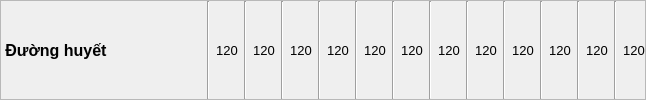
               <widget class="QFrame" name="frame_16">
                <property name="styleSheet">
                 <string notr="true">#frame_16{
border: 1px solid #ccc
}</string>
                </property>
                <property name="frameShape">
                 <enum>QFrame::StyledPanel</enum>
                </property>
                <property name="frameShadow">
                 <enum>QFrame::Raised</enum>
                </property>
                <layout class="QHBoxLayout" name="horizontalLayout_9">
                 <property name="leftMargin">
                  <number>0</number>
                 </property>
                 <property name="topMargin">
                  <number>0</number>
                 </property>
                 <property name="rightMargin">
                  <number>0</number>
                 </property>
                 <property name="bottomMargin">
                  <number>0</number>
                 </property>
                 <item>
                  <widget class="QLabel" name="label_109">
                   <property name="minimumSize">
                    <size>
                     <width>200</width>
                     <height>0</height>
                    </size>
                   </property>
                   <property name="maximumSize">
                    <size>
                     <width>200</width>
                     <height>16777215</height>
                    </size>
                   </property>
                   <property name="font">
                    <font>
                     <pointsize>12</pointsize>
                     <weight>75</weight>
                     <bold>true</bold>
                    </font>
                   </property>
                   <property name="text">
                    <string> Đường huyết</string>
                   </property>
                  </widget>
                 </item>
                 <item>
                  <widget class="Line" name="line_25">
                   <property name="orientation">
                    <enum>Qt::Vertical</enum>
                   </property>
                  </widget>
                 </item>
                 <item>
                  <widget class="QLabel" name="lbDH1">
                   <property name="font">
                    <font>
                     <pointsize>10</pointsize>
                    </font>
                   </property>
                   <property name="text">
                    <string>120</string>
                   </property>
                   <property name="alignment">
                    <set>Qt::AlignCenter</set>
                   </property>
                  </widget>
                 </item>
                 <item>
                  <widget class="Line" name="line_26">
                   <property name="orientation">
                    <enum>Qt::Vertical</enum>
                   </property>
                  </widget>
                 </item>
                 <item>
                  <widget class="QLabel" name="lbDH2">
                   <property name="font">
                    <font>
                     <pointsize>10</pointsize>
                    </font>
                   </property>
                   <property name="text">
                    <string>120</string>
                   </property>
                   <property name="alignment">
                    <set>Qt::AlignCenter</set>
                   </property>
                  </widget>
                 </item>
                 <item>
                  <widget class="Line" name="line_27">
                   <property name="orientation">
                    <enum>Qt::Vertical</enum>
                   </property>
                  </widget>
                 </item>
                 <item>
                  <widget class="QLabel" name="lbDH3">
                   <property name="font">
                    <font>
                     <pointsize>10</pointsize>
                    </font>
                   </property>
                   <property name="text">
                    <string>120</string>
                   </property>
                   <property name="alignment">
                    <set>Qt::AlignCenter</set>
                   </property>
                  </widget>
                 </item>
                 <item>
                  <widget class="Line" name="line_28">
                   <property name="orientation">
                    <enum>Qt::Vertical</enum>
                   </property>
                  </widget>
                 </item>
                 <item>
                  <widget class="QLabel" name="lbDH4">
                   <property name="font">
                    <font>
                     <pointsize>10</pointsize>
                    </font>
                   </property>
                   <property name="text">
                    <string>120</string>
                   </property>
                   <property name="alignment">
                    <set>Qt::AlignCenter</set>
                   </property>
                  </widget>
                 </item>
                 <item>
                  <widget class="Line" name="line_29">
                   <property name="orientation">
                    <enum>Qt::Vertical</enum>
                   </property>
                  </widget>
                 </item>
                 <item>
                  <widget class="QLabel" name="lbDH5">
                   <property name="font">
                    <font>
                     <pointsize>10</pointsize>
                    </font>
                   </property>
                   <property name="text">
                    <string>120</string>
                   </property>
                   <property name="alignment">
                    <set>Qt::AlignCenter</set>
                   </property>
                  </widget>
                 </item>
                 <item>
                  <widget class="Line" name="line_30">
                   <property name="orientation">
                    <enum>Qt::Vertical</enum>
                   </property>
                  </widget>
                 </item>
                 <item>
                  <widget class="QLabel" name="lbDH6">
                   <property name="font">
                    <font>
                     <pointsize>10</pointsize>
                    </font>
                   </property>
                   <property name="text">
                    <string>120</string>
                   </property>
                   <property name="alignment">
                    <set>Qt::AlignCenter</set>
                   </property>
                  </widget>
                 </item>
                 <item>
                  <widget class="Line" name="line_31">
                   <property name="orientation">
                    <enum>Qt::Vertical</enum>
                   </property>
                  </widget>
                 </item>
                 <item>
                  <widget class="QLabel" name="lbDH7">
                   <property name="font">
                    <font>
                     <pointsize>10</pointsize>
                    </font>
                   </property>
                   <property name="text">
                    <string>120</string>
                   </property>
                   <property name="alignment">
                    <set>Qt::AlignCenter</set>
                   </property>
                  </widget>
                 </item>
                 <item>
                  <widget class="Line" name="line_32">
                   <property name="orientation">
                    <enum>Qt::Vertical</enum>
                   </property>
                  </widget>
                 </item>
                 <item>
                  <widget class="QLabel" name="lbDH8">
                   <property name="font">
                    <font>
                     <pointsize>10</pointsize>
                    </font>
                   </property>
                   <property name="text">
                    <string>120</string>
                   </property>
                   <property name="alignment">
                    <set>Qt::AlignCenter</set>
                   </property>
                  </widget>
                 </item>
                 <item>
                  <widget class="Line" name="line_33">
                   <property name="orientation">
                    <enum>Qt::Vertical</enum>
                   </property>
                  </widget>
                 </item>
                 <item>
                  <widget class="QLabel" name="lbDH9">
                   <property name="font">
                    <font>
                     <pointsize>10</pointsize>
                    </font>
                   </property>
                   <property name="text">
                    <string>120</string>
                   </property>
                   <property name="alignment">
                    <set>Qt::AlignCenter</set>
                   </property>
                  </widget>
                 </item>
                 <item>
                  <widget class="Line" name="line_34">
                   <property name="orientation">
                    <enum>Qt::Vertical</enum>
                   </property>
                  </widget>
                 </item>
                 <item>
                  <widget class="QLabel" name="lbDH10">
                   <property name="font">
                    <font>
                     <pointsize>10</pointsize>
                    </font>
                   </property>
                   <property name="text">
                    <string>120</string>
                   </property>
                   <property name="alignment">
                    <set>Qt::AlignCenter</set>
                   </property>
                  </widget>
                 </item>
                 <item>
                  <widget class="Line" name="line_35">
                   <property name="orientation">
                    <enum>Qt::Vertical</enum>
                   </property>
                  </widget>
                 </item>
                 <item>
                  <widget class="QLabel" name="lbDH11">
                   <property name="font">
                    <font>
                     <pointsize>10</pointsize>
                    </font>
                   </property>
                   <property name="text">
                    <string>120</string>
                   </property>
                   <property name="alignment">
                    <set>Qt::AlignCenter</set>
                   </property>
                  </widget>
                 </item>
                 <item>
                  <widget class="Line" name="line_36">
                   <property name="orientation">
                    <enum>Qt::Vertical</enum>
                   </property>
                  </widget>
                 </item>
                 <item>
                  <widget class="QLabel" name="lbDH12">
                   <property name="font">
                    <font>
                     <pointsize>10</pointsize>
                    </font>
                   </property>
                   <property name="text">
                    <string>120</string>
                   </property>
                   <property name="alignment">
                    <set>Qt::AlignCenter</set>
                   </property>
                  </widget>
                 </item>
                </layout>
               </widget>
